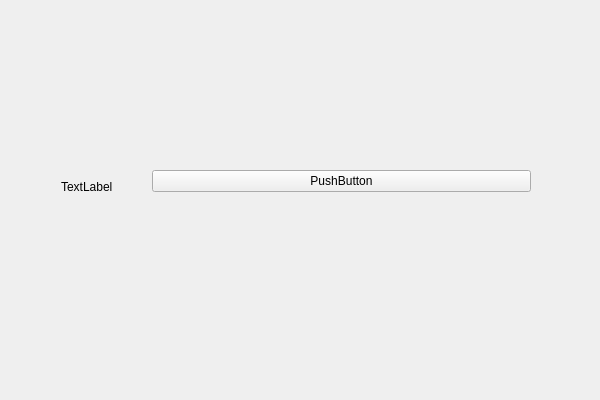
<?xml version="1.0" encoding="UTF-8"?>
<ui version="4.0">
 <class>widgetClass</class>
 <widget class="QWidget" name="widgetClass">
  <property name="geometry">
   <rect>
    <x>0</x>
    <y>0</y>
    <width>600</width>
    <height>400</height>
   </rect>
  </property>
  <property name="windowTitle">
   <string>widget</string>
  </property>
  <widget class="QWidget" name="verticalLayoutWidget_2">
   <property name="geometry">
    <rect>
     <x>10</x>
     <y>10</y>
     <width>581</width>
     <height>381</height>
    </rect>
   </property>
   <layout class="QVBoxLayout" name="verticalLayout_2">
    <item>
     <widget class="QWidget" name="widget" native="true">
      <widget class="QLabel" name="label">
       <property name="geometry">
        <rect>
         <x>40</x>
         <y>160</y>
         <width>54</width>
         <height>12</height>
        </rect>
       </property>
       <property name="text">
        <string>TextLabel</string>
       </property>
      </widget>
      <widget class="QWidget" name="horizontalLayoutWidget">
       <property name="geometry">
        <rect>
         <x>120</x>
         <y>10</y>
         <width>401</width>
         <height>301</height>
        </rect>
       </property>
       <layout class="QHBoxLayout" name="horizontalLayout">
        <item>
         <layout class="QVBoxLayout" name="verticalLayout">
          <item>
           <widget class="QPushButton" name="pushButton">
            <property name="text">
             <string>PushButton</string>
            </property>
           </widget>
          </item>
         </layout>
        </item>
       </layout>
      </widget>
     </widget>
    </item>
   </layout>
  </widget>
 </widget>
 <layoutdefault spacing="6" margin="11"/>
 <resources>
  <include location="widget.qrc"/>
 </resources>
 <connections/>
</ui>
